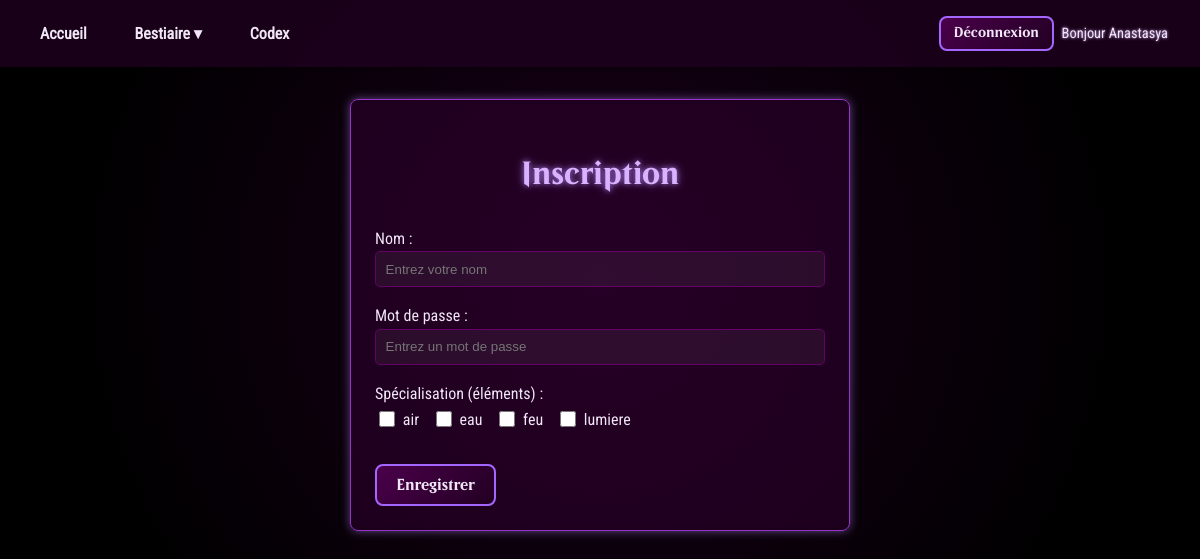
Page /inscription.php (signed in) on the committed database.
### tables this page shows
CREATE TABLE `elements` (
  `id` int NOT NULL,
  `type` varchar(255) NOT NULL
);

### inscription.php (the view, shortened to what this page needs)
<?php
include("essentiel.php");
include("nav.php");
try {
    $elementsStmt = $bdd->query("SELECT id, type FROM elements ORDER BY type");
    $allElements  = $elementsStmt->fetchAll(PDO::FETCH_ASSOC);
} catch (\PDOException $e) {
    die("Erreur SQL (éléments) : " . $e->getMessage());
}
?>
<!DOCTYPE html>
<html lang="fr">
<head>
  <link rel="stylesheet" href="/assets/css/style.css">
</head>
<body>
  <div class="page-inscription">
    <h2>Inscription</h2>
    <form action="inscription.php" method="post">
      <div class="form-group">
        <label for="nom">Nom :</label><br>
        <input
          type="text"
          id="nom"
          name="nom"
          placeholder="Entrez votre nom"
          required
          value="<?= isset($_POST['nom']) ? htmlspecialchars($_POST['nom'], ENT_QUOTES) : '' ?>"
        >
      </div>
      <div class="form-group">
        <label for="password">Mot de passe :</label><br>
        <input
          type="password"
          id="password"
          name="password"
          placeholder="Entrez un mot de passe"
          required
        >
      </div>
      <div class="form-group">
        <label>Spécialisation (éléments) :</label><br>
        <div class="filters">
          <?php foreach ($allElements as $elem): ?>
            <?php
              $checked = '';
            ?>
            <label>
              <input
                type="checkbox"
                name="element[]"
                value="<?= (int)$elem['id'] ?>"
                <?= $checked ?>
              >
              <?= htmlspecialchars($elem['type'], ENT_QUOTES) ?>
            </label>
          <?php endforeach; ?>
        </div>
      </div>
      <div class="form-group">
        <button type="submit" class="btn-enregistrer">Enregistrer</button>
      </div>
    </form>
  </div>
</body>
</html>

### assets/css/style.css (style rules this page uses)
* { box-sizing: border-box; }
body { margin: 0; padding: 0; background: radial-gradient(circle at center, #1a001a 0%, #000000 80%); color: #f0e6f6; font-family: "roboto"; line-height: 1.6; }
h1, h2, h3, h4, h5, h6 { font-family: "magic"; color: #d9b3ff; text-align: center; margin-bottom: 1rem; text-shadow: 0 0 5px #d9b3ff, 0 0 10px #d9b3ff, 0 0 15px rgba(187, 136, 255, 0.6); }
button, .btn-magique { background: linear-gradient(135deg, #4b004b, #220022); border: 2px solid #a366ff; padding: 0.5rem 1rem; font-family: "magic"; font-weight: 700; color: #f0e6f6; border-radius: 0.5rem; cursor: pointer; transition: background 0.3s ease, box-shadow 0.3s ease, transform 0.2s ease; }
.page-inscription { max-width: 500px; margin: 2rem auto; background: rgba(50, 0, 50, 0.5); padding: 1.5rem; border: 1px solid #9933cc; border-radius: 0.5rem; box-shadow: 0 0 10px rgba(187, 136, 255, 0.5), inset 0 0 5px rgba(0, 0, 0, 0.2); }
.page-inscription h2 { font-size: 2rem; color: #d9b3ff; text-align: center; margin-bottom: 1.5rem; text-shadow: 0 0 5px rgba(187, 136, 255, 0.6), 0 0 10px rgba(187, 136, 255, 0.6); }
.page-inscription form { display: flex; flex-direction: column; }
.page-inscription form input[type=text], .page-inscription form input[type=password] { width: 100%; padding: 0.6rem; margin-bottom: 1rem; background: rgba(255, 255, 255, 0.05); border: 1px solid #660066; border-radius: 0.3rem; color: #f0e6f6; transition: border-color 0.3s ease; }
.page-inscription form .filters { display: flex; flex-wrap: wrap; gap: 0.8rem; margin-bottom: 1.5rem; }
.page-inscription form .filters label { display: flex; align-items: center; gap: 0.3rem; cursor: pointer; color: #f0e6f6; }
.page-inscription form .filters label input[type=checkbox] { width: 1rem; height: 1rem; accent-color: #a366ff; cursor: pointer; }
.page-inscription form .btn-enregistrer { align-self: center; font-size: 1rem; padding: 0.6rem 1.2rem; margin-top: 0.5rem; }

### rows in the picture
elements: type "air"
elements: type "eau"
elements: type "feu"
elements: type "lumiere"

### other values in the picture
$_SESSION['nom'] "Anastasya"
